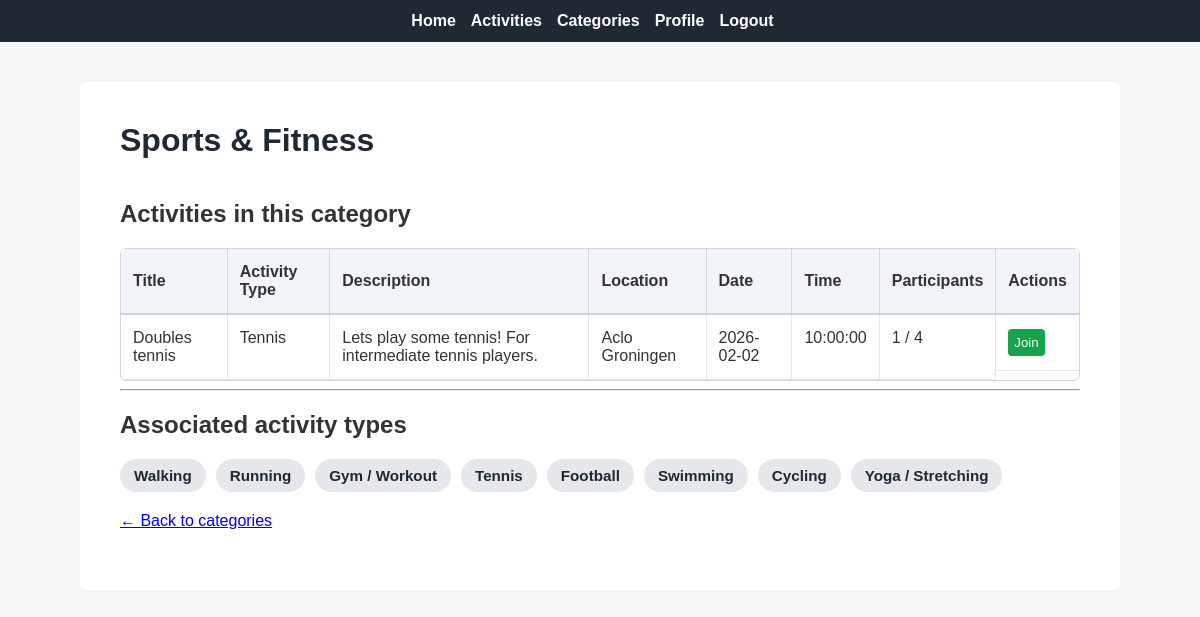
Page /categories/1 (signed in) on the earlier database version.
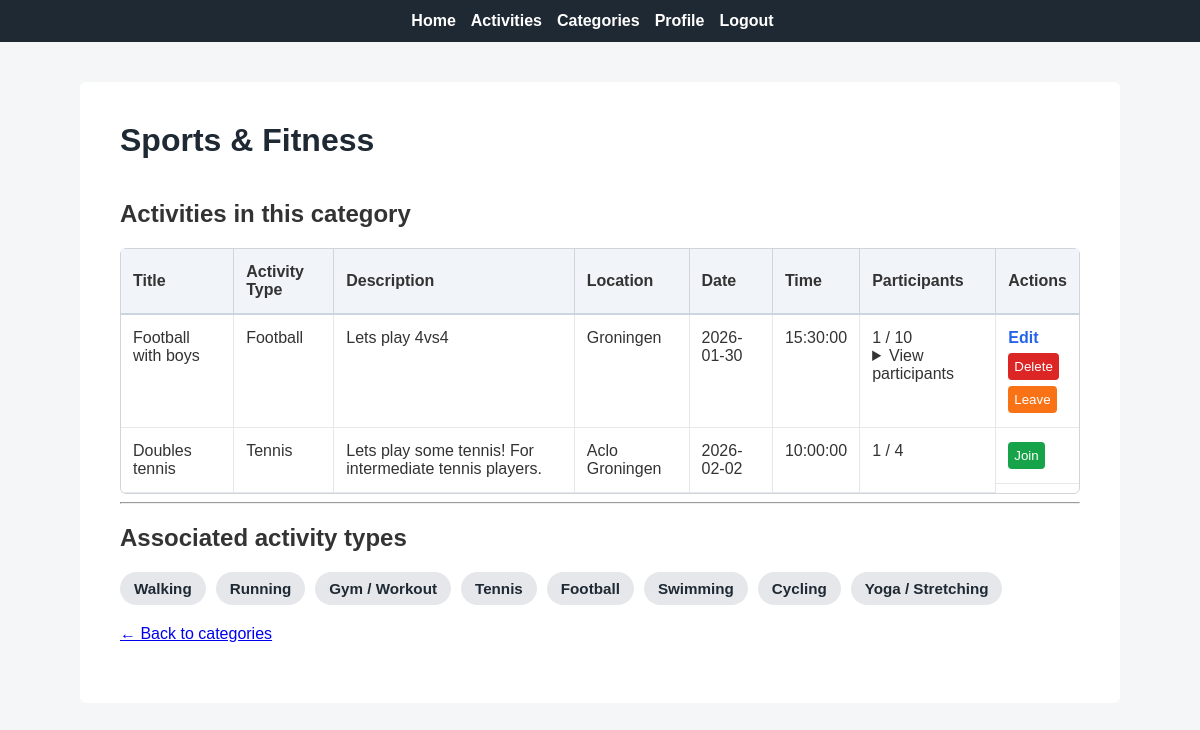
Same page on the later database version.
### app/models.py (models this page shows, shortened)
class PaginatedAPIMixin(object):
    @staticmethod
    def to_collection_dict(query, page, per_page, endpoint, **kwargs):
        resources = db.paginate(query, page=page, per_page=per_page,
                                error_out=False)
        data = {
            'items': [item.to_dict() for item in resources.items],
            '_meta': {
                'page': page,
                'per_page': per_page,
                'total_pages': resources.pages,
                'total_items': resources.total
            },
            '_links': {
                'self': url_for(endpoint, page=page, per_page=per_page,
                                **kwargs),
                'next': url_for(endpoint, page=page + 1, per_page=per_page,
                                **kwargs) if resources.has_next else None,
                'prev': url_for(endpoint, page=page - 1, per_page=per_page,
                                **kwargs) if resources.has_prev else None
            }
        }
        return data

class Activity(PaginatedAPIMixin, db.Model):
    __tablename__ = 'activities'
    id = db.Column(db.Integer, primary_key=True)
    title = db.Column(db.String(200), nullable=False)
    description = db.Column(db.Text)
    location = db.Column(db.String(255), nullable=False)
    activity_date = db.Column(db.Date, nullable=False)
    activity_time = db.Column(db.Time, nullable=False)
    max_participants = db.Column(db.Integer, default=10)
    creator_id = db.Column(db.Integer, db.ForeignKey('users.id'), nullable=False)
    category_id = db.Column(db.Integer, db.ForeignKey('categories.id'), nullable=False)
    activity_type_id = db.Column(db.Integer, db.ForeignKey('activity_types.id'), nullable=False)
    created_at = db.Column(db.DateTime, default=datetime.now(timezone.utc))
    updated_at = db.Column(db.DateTime, default=datetime.now(timezone.utc), onupdate=datetime.now(timezone.utc))
    creator = db.relationship('Users', backref='activities_created')
    category = db.relationship('Category', backref='activities')
    activity_type = db.relationship('ActivityType', backref='activities')
    def get_activity_type(self):
        return ActivityType.query.get(self.activity_type_id)
    def get_participant_count(self):
        return ActivityParticipant.query.filter_by(activity_id=self.id).count()
    def is_full(self):
        return self.get_participant_count() >= self.max_participants
    def has_user_joined(self, user_id):
        return ActivityParticipant.query.filter_by(
            activity_id=self.id,
            user_id=user_id
        ).first() is not None
    def get_participants(self):
        participants = ActivityParticipant.query.filter_by(activity_id=self.id).all()
        return [participant.get_user() for participant in participants]

class ActivityType(db.Model):
    __tablename__ = 'activity_types'
    id = db.Column(db.Integer, primary_key=True)
    name = db.Column(db.String(100), nullable=False)
    category_id = db.Column(db.Integer, db.ForeignKey('categories.id'), nullable=False)
    created_at = db.Column(db.DateTime, default=datetime.now(timezone.utc))
    __table_args__ = (
        db.UniqueConstraint('name', 'category_id', name='unique_type_per_category'),
    )

### app/routes.py (the view)
@app.route("/categories/<int:id>")
def category_detail(id):
    category = Category.query.get_or_404(id)
    activity_types = ActivityType.query.filter_by(category_id=id).all()
    now = datetime.now()
    current_date = now.date()
    current_time = now.time()
    all_activities = Activity.query.filter_by(category_id=id).all()
    activities = [
        activity for activity in all_activities
        if (activity.activity_date > current_date) or
           (activity.activity_date == current_date and activity.activity_time > current_time)
    ]
    activities.sort(key=lambda x: (x.activity_date, x.activity_time))
    return render_template(
        "category_detail.html",
        category=category,
        activity_types=activity_types,
        activities=activities
    )

### app/models.py (called while the page is built)
@login.user_loader
def load_user(id):
    return db.session.get(Users, int(id))

    def get_user(self):
        return Users.query.get(self.user_id)

### app/routes.py (called while the page is built)
@app.before_request
def before_request():
    if current_user.is_authenticated:
        current_user.last_seen = datetime.now(timezone.utc)
        db.session.commit()

### app/templates/category_detail.html (shortened to what this page needs)
{% extends "base.html" %}
{% block content %}
<div class="activities-page">
    <div class="activities-header">
        <h1>{{ category.name }}</h1>
    </div>
    <h2>Activities in this category</h2>
    {% if activities %}
    <table class="activities-table">
        <thead>
            <tr>
                <th>Title</th>
                <th>Activity Type</th>
                <th>Description</th>
                <th>Location</th>
                <th>Date</th>
                <th>Time</th>
                <th>Participants</th>
                <th>Actions</th>
            </tr>
        </thead>
        <tbody>
            {% for activity in activities %}
            <tr>
                <td>{{ activity.title }}</td>
                <td>{{ activity.get_activity_type().name if activity.get_activity_type() else "-" }}</td>
                <td>{{ activity.description }}</td>
                <td>{{ activity.location }}</td>
                <td>{{ activity.activity_date }}</td>
                <td>{{ activity.activity_time }}</td>
                <td>
                    {{ activity.get_participant_count() }} / {{ activity.max_participants }}
                    {% if activity.has_user_joined(current_user.id) and activity.get_participant_count() > 0 %}
                        <details>
                            <summary>View participants</summary>
                        </details>
                    {% endif %}
                </td>
                <td class="actions">
                    {% if activity.creator_id == current_user.id %}
                        <a href="{{ url_for('edit_activity', id=activity.id) }}" class="btn-edit">Edit</a>
                        <form method="POST" action="{{ url_for('delete_activity', id=activity.id) }}">
                            <button class="btn-delete">Delete</button>
                        </form>
                    {% endif %}
                    {% if activity.has_user_joined(current_user.id) %}
                        <form method="POST" action="{{ url_for('leave_activity', id=activity.id) }}">
                            <button class="btn-leave">Leave</button>
                        </form>
                    {% elif not activity.is_full() %}
                        <form method="POST" action="{{ url_for('join_activity', id=activity.id) }}">
                            <button class="btn-join">Join</button>
                        </form>
                    {% else %}
                        <span class="full-label">Full</span>
                    {% endif %}
                </td>
            </tr>
            {% endfor %}
        </tbody>
    </table>
    {% else %}
        <p>No upcoming activities for this category yet.</p>
    {% endif %}
    <hr>
    <h2>Associated activity types</h2>
    {% if activity_types %}
        <div class="activity-type-tags">
            {% for activity_type in activity_types %}
                <span class="activity-type-tag">
                    {{ activity_type.name }}
                </span>
            {% endfor %}
        </div>
    {% else %}
        <p>No activity types available for this category.</p>
    {% endif %}
    <p>
        <a href="{{ url_for('categories') }}">← Back to categories</a>
    </p>
</div>
{% endblock %}

Differences in the rows shown:
added Activity: title "Football with boys", get_activity_type "Football", description "Lets play 4vs4", location "Groningen", activity_date "2026-01-30", activity_time "15:30:00", get_participant_count "1", max_participants "10"
